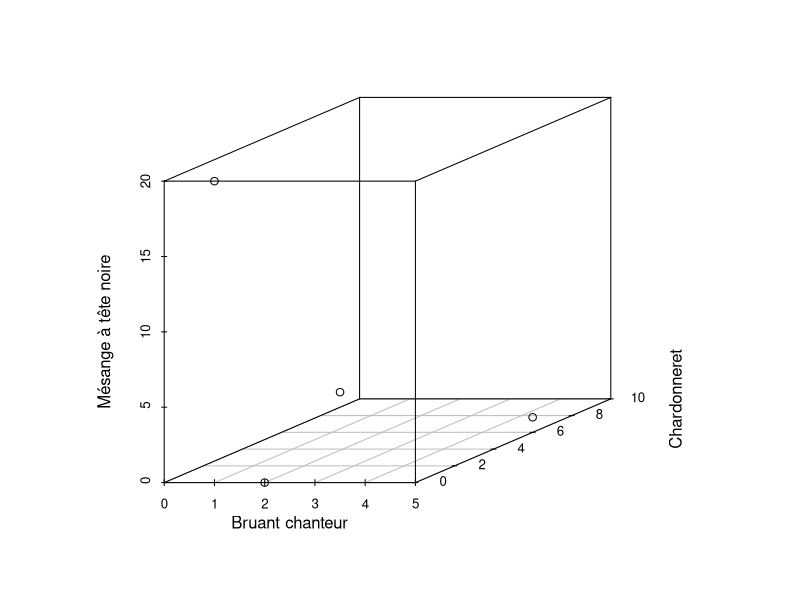
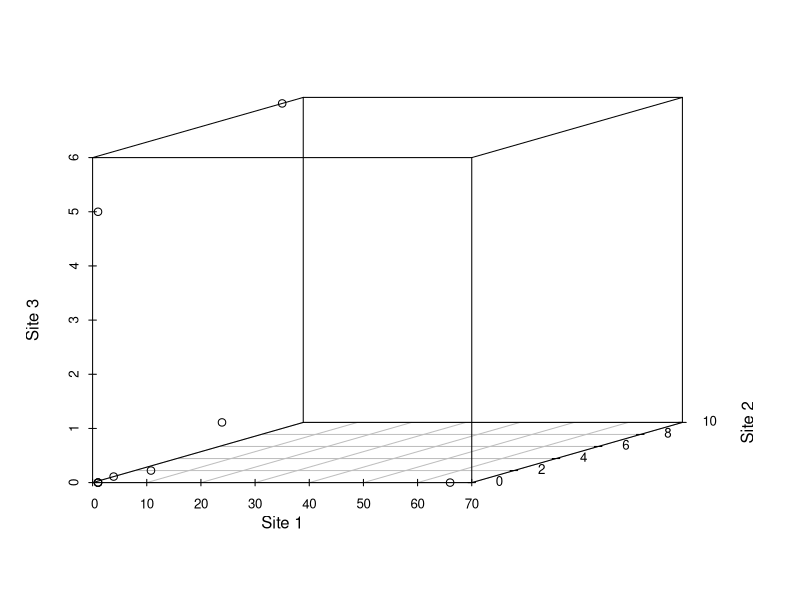
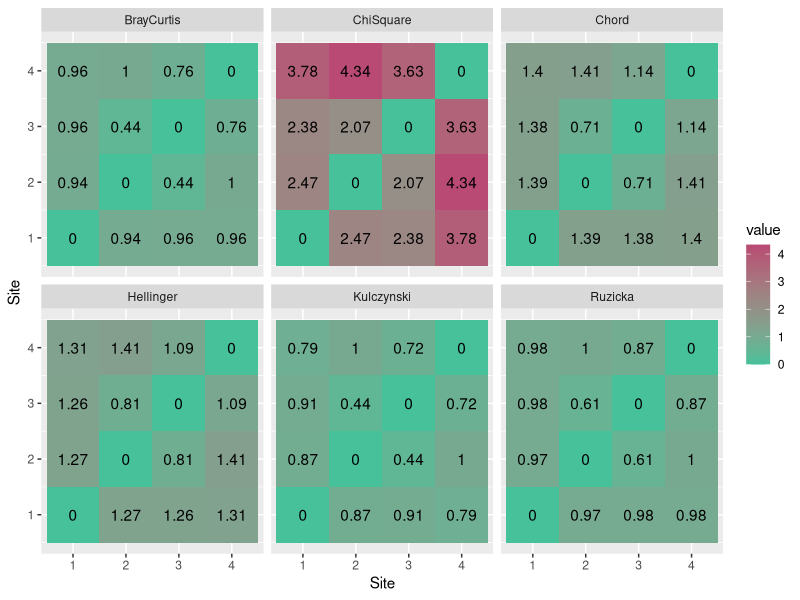
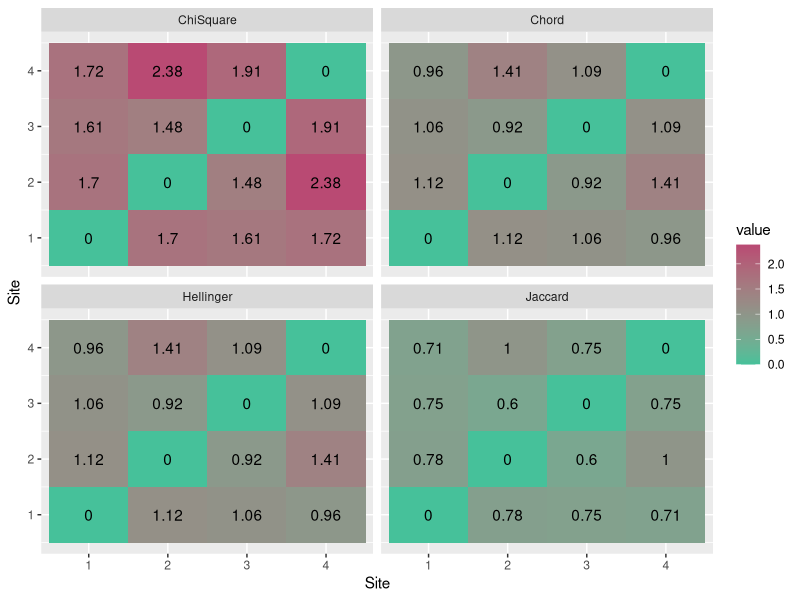

The R script that drew these images, in order: (Note: this script raises an error after producing the figures.)
## ---- chunk 1
library("tidyverse")
## ---- chunk 2
abundance <- tibble('Bruant familier' = c(1, 0, 0, 3),
                        'Citelle à poitrine rousse' = c(1, 0, 0, 0),
                        'Colibri à gorge rubis' = c(0, 1, 0, 0),
                        'Geai bleu' = c(3, 2, 0, 0),
                        'Bruant chanteur' = c(1, 0, 5, 2),
                        'Chardonneret' = c(0, 9, 6, 0),
                        'Bruant à gorge blanche' = c(1, 0, 0, 0),
                        'Mésange à tête noire' = c(20, 1, 1, 0),
                        'Jaseur boréal' = c(66, 0, 0, 0))
## ---- chunk 3
occurence <- abundance %>%
  transmute_all(funs(if_else(. > 0, 1, 0)))
occurence
## ---- chunk 4
library("scatterplot3d")
species <- c("Bruant chanteur", "Chardonneret", "Mésange à tête noire")
x <- abundance %>% pull(species[1])
y <- abundance %>% pull(species[2])
z <- abundance %>% pull(species[3])
scatterplot3d(x, y, z, angle = 20, asp = 0.3,
              xlab = species[1], ylab = species[2], zlab = species[3])
## ---- chunk 5
site1 <- t(abundance)[, 1]
site2 <- t(abundance)[, 2]
site3 <- t(abundance)[, 3]
scatterplot3d(site1, site2, site3, angle = 20, asp = 10,
              xlab = "Site 1", ylab = "Site 2", zlab = "Site 3")
## ---- chunk 6
library("vegan")
vegdist(occurence, method = "jaccard",
        diag = TRUE, upper = TRUE)
## ---- chunk 7
dissimilarity <- vegdist(occurence, method = "jaccard",
                        diag = TRUE, upper = TRUE)
distance <- sqrt(dissimilarity)
distance
## ---- chunk 8
associations_abund <- list()
associations_abund[['BrayCurtis']] <- vegdist(abundance, method = "bray")
associations_abund[['BrayCurtis']]
## ---- chunk 9
associations_abund[['Ruzicka']] <- associations_abund[['BrayCurtis']] * 2 / (1 + associations_abund[['BrayCurtis']])
## ---- chunk 10
associations_abund[['Kulczynski']] <- vegdist(abundance, method = "kulczynski")
## ---- chunk 11
associations_abund[['Hellinger']] <- dist(decostand(abundance, method="hellinger"))
## ---- chunk 12
associations_abund[['Chord']] <- dist(decostand(abundance, method="normalize"))
## ---- chunk 13
associations_abund[['ChiSquare']] <- dist(decostand(abundance, method="chi.square"))
## ---- chunk 14
associations_abund_df <- list()

for (i in 1:length(associations_abund)) {
  associations_abund_df[[i]] <- data.frame(as.matrix(associations_abund[[i]]))
  colnames(associations_abund_df[[i]]) <- rownames(associations_abund_df[[i]])
  associations_abund_df[[i]]$row <- rownames(associations_abund_df[[i]])
  associations_abund_df[[i]] <- associations_abund_df[[i]] %>% gather(key=row)
  associations_abund_df[[i]]$column = rep(1:4, 4)
  associations_abund_df[[i]]$dist <- names(associations_abund)[i]
}
associations_abund_df <- do.call(rbind, associations_abund_df)

ggplot(associations_abund_df, aes(x=row, y=column)) +
  facet_wrap(. ~ dist, nrow = 2) +
  geom_tile(aes(fill = value)) +
  geom_text(aes(label = round(value, 2))) +
  scale_fill_gradient(low = "#46c19a", high = "#b94a73") +
  labs(x="Site", y="Site")
## ---- chunk 15
associations_occ <- list()
associations_occ[['Jaccard']] <- vegdist(occurence, method = "jaccard")
## ---- chunk 16
associations_occ[['Hellinger']] <- dist(decostand(occurence, method="hellinger"))
associations_occ[['Chord']] <- dist(decostand(occurence, method="normalize"))
associations_occ[['ChiSquare']] <- dist(decostand(occurence, method="chi.square"))
## ---- chunk 17
associations_occ_df <- list()

for (i in 1:length(associations_occ)) {
  associations_occ_df[[i]] <- data.frame(as.matrix(associations_occ[[i]]))
  colnames(associations_occ_df[[i]]) <- rownames(associations_occ_df[[i]])
  associations_occ_df[[i]]$row <- rownames(associations_occ_df[[i]])
  associations_occ_df[[i]] <- associations_occ_df[[i]] %>% gather(key=row)
  associations_occ_df[[i]]$column = rep(1:4, 4)
  associations_occ_df[[i]]$dist <- names(associations_occ)[i]
}
associations_occ_df <- do.call(rbind, associations_occ_df)

ggplot(associations_occ_df, aes(x=row, y=column)) +
  facet_wrap(. ~ dist) +
  geom_tile(aes(fill = value)) +
  geom_text(aes(label = round(value, 2))) +
  scale_fill_gradient(low = "#46c19a", high = "#b94a73") +
  labs(x="Site", y="Site")

## ---- chunk 18
data(iris)
iris %>% sample_n(5)
## ---- chunk 19
iris_sc <- iris %>%
  select(-Species) %>% 
  scale(.) %>% 
  as_tibble(.)
iris_sc
## ---- chunk 20
iris_means <- iris_sc %>%
  group_by(Species) %>%
  summarise_all(mean) %>%
  select(-Species)
iris_means
## ---- chunk 21
associations_cont = list()
associations_cont[['Euclidean']] <- dist(iris_sc, method="euclidean")
## ---- chunk 22
associations_cont[['Mahalanobis']] <- vegdist(iris_sc, 'mahalanobis')
## ---- chunk 23
associations_cont[['Manhattan']] <- vegdist(iris_sc, 'manhattan')
## ---- chunk 24
associations_cont_df <- list()

for (i in 1:length(associations_cont)) {
  associations_cont_df[[i]] <- data.frame(as.matrix(associations_cont[[i]]))
  colnames(associations_cont_df[[i]]) <- rownames(associations_cont_df[[i]])
  associations_cont_df[[i]]$row <- rownames(associations_cont_df[[i]])
  associations_cont_df[[i]] <- associations_cont_df[[i]] %>% gather(key=row)
  associations_cont_df[[i]]$column = rep(1:nrow(iris), nrow(iris))
  associations_cont_df[[i]]$dist <- names(associations_cont)[i]
}
associations_cont_df <- do.call(rbind, associations_cont_df)

ggplot(associations_cont_df, aes(x=row, y=column)) +
  facet_wrap(. ~ dist) +
  geom_tile(aes(fill = value), colour = NA) +
  #geom_text(aes(label = round(value, 2))) +
  scale_fill_gradient(low = "#46c19a", high = "#b94a73") +
  labs(x="Site", y="Site")
